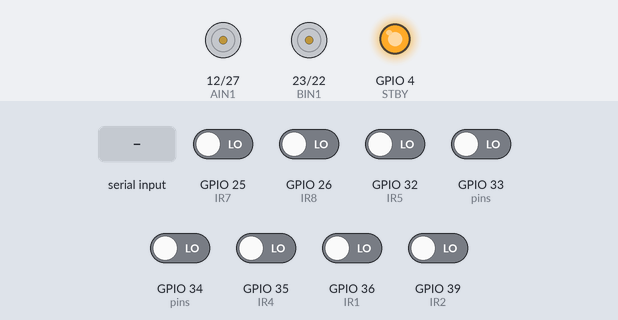
Recording of a sketch running on a simulated ESP32. On the bench: motor-driver pin pairs drawn as motors (green arrow = first pin HIGH = forward, orange = second pin HIGH = backward, longer = more drive, scaled by the enable pin, stopped while the standby pin is LOW), output pins drawn as LEDs (lit = HIGH). The test bench sets the inputs (shaded band); at power-on: GPIO 25 (IR7), GPIO 26 (IR8), GPIO 32 (IR5), GPIO 33 (pins), GPIO 34 (pins), GPIO 35 (IR4), GPIO 36 (IR1), GPIO 39 (IR2) LOW. Nothing arrives over Bluetooth unless stated.

Above: at 1.2 s.
1.3 s: "START\n" received over the second serial link
At 2.5 s:
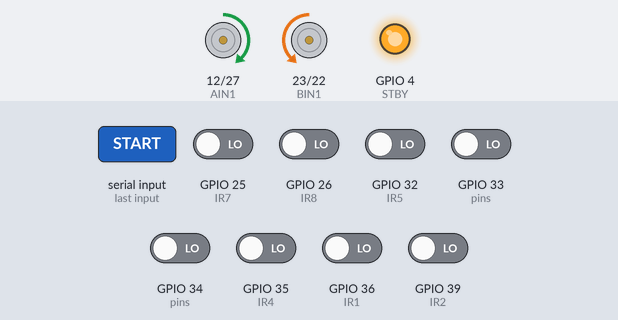
2.8 s: GPIO 25 (IR7) driven HIGH
At 3.8 s:
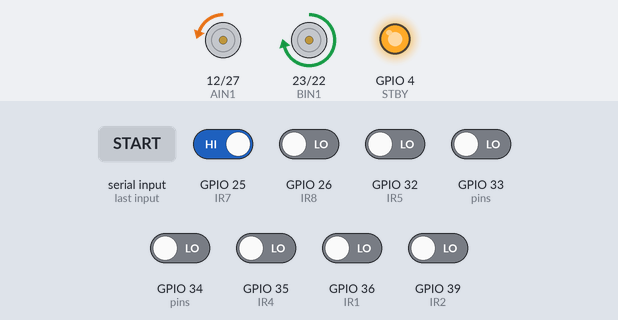
4.3 s: GPIO 32 (IR5) driven HIGH
5.8 s: GPIO 34 (pins) driven HIGH
At 6.1 s:
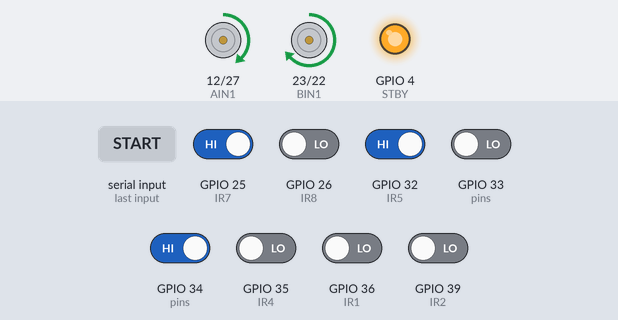
7.3 s: GPIO 33 (pins) driven HIGH
At 8.4 s:
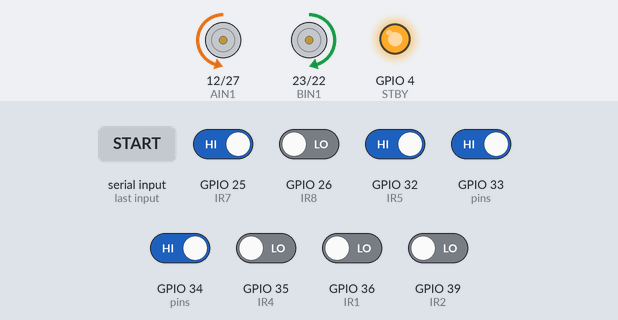
8.8 s: GPIO 25 (IR7) driven LOW
At 9.2 s:
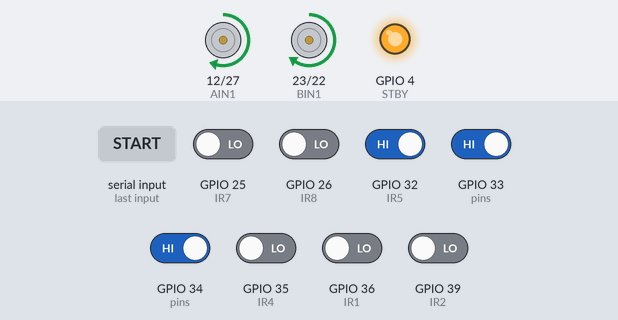
Timing chart, 0 to 11.3 s (numbered marks = the images above; inputs shaded):
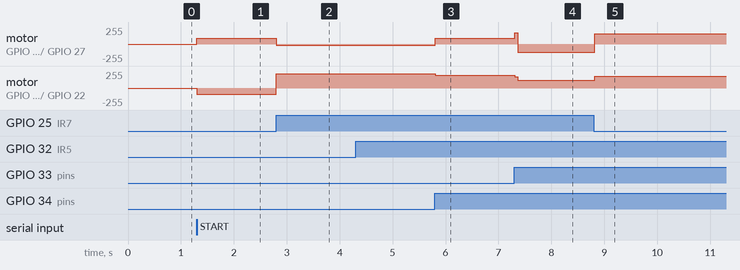

Measured:
- after the input at 1.3 s, motor on GPIO 12 (AIN1) / GPIO 27 (AIN2): stopped → forward 90/255 at once; motor on GPIO 23 (BIN1) / GPIO 22 (BIN2): stopped → backward 90/255 at once
- after the input at 2.8 s, motor on GPIO 12 (AIN1) / GPIO 27 (AIN2): forward 90/255 → backward 22/255 at once; motor on GPIO 23 (BIN1) / GPIO 22 (BIN2): backward 90/255 → forward 217/255 at once
- after the input at 5.8 s, motor on GPIO 12 (AIN1) / GPIO 27 (AIN2): backward 22/255 → forward 90/255 at once; motor on GPIO 23 (BIN1) / GPIO 22 (BIN2): forward 217/255 → forward 189/255 at once
- after the input at 7.3 s, motor on GPIO 12 (AIN1) / GPIO 27 (AIN2): forward 90/255 → forward 169/255 at once, → backward 120/255 0.06 s later; motor on GPIO 23 (BIN1) / GPIO 22 (BIN2): forward 189/255 → forward 169/255 at once, → forward 120/255 0.06 s later
- after the input at 8.8 s, motor on GPIO 12 (AIN1) / GPIO 27 (AIN2): backward 120/255 → forward 153/255 at once; motor on GPIO 23 (BIN1) / GPIO 22 (BIN2): forward 120/255 → forward 173/255 at once

The sketch:

linebot.ino
```cpp
#include "BluetoothSerial.h"
BluetoothSerial BT;

#define IR1 36
#define IR2 39
#define IR3 34
#define IR4 35
#define IR5 32
#define IR6 33
#define IR7 25
#define IR8 26

#define AIN1 12
#define AIN2 27
#define PWMA 14
#define BIN1 23
#define BIN2 22
#define PWMB 13
#define STBY 4

int pins[8] = {IR1, IR2, IR3, IR4, IR5, IR6, IR7, IR8};
int weight[8] = {-13, -7, -3, -1, 1, 3, 7, 13};

float Kp = 30;
float Ki = 0;
float Kd = 50;
float lastError = 0;
float integral = 0;
int baseSpeed = 170;
int recoverySpeed = 90;
int turnSpeed = 120;
int lastDirection = 0;
int lastEndSensor = 0;
bool running = false;

// --- NEW SCORING SYSTEM VARIABLES ---
int rightScore = 0;
int leftScore = 0;
const int SCORE_THRESHOLD = 4;           // Frames needed to commit to a turn
unsigned long lastTurnTime = 0;          // Tracks when the last turn ended
const unsigned long COOLDOWN_TIME = 300; // ms to ignore new junctions after turning
const int SCOOT_TIME = 60;               // ms to drive forward before pivoting

void setup()
{
  Serial.begin(115200);
  BT.begin("LineBot");
  pinMode(AIN1, OUTPUT);
  pinMode(AIN2, OUTPUT);
  pinMode(BIN1, OUTPUT);
  pinMode(BIN2, OUTPUT);
  pinMode(STBY, OUTPUT);
  digitalWrite(STBY, HIGH);
  ledcAttach(PWMA, 20000, 8);
  ledcAttach(PWMB, 20000, 8);
  for (int i = 0; i < 8; i++)
    pinMode(pins[i], INPUT);
  stopMotors();
  BT.println("LineBot Ready");
  BT.println("RIGHT PRIORITY with SCORING");
}

void loop()
{
  handleBluetooth();
  if (running)
    lineFollow();
  else
    stopMotors();
}

void handleBluetooth()
{
  if (!BT.available())
    return;
  String cmd = BT.readStringUntil('\n');
  cmd.trim();
  cmd.toUpperCase();
  if (cmd == "START")
  {
    running = true;
    lastError = 0;
    integral = 0;
    rightScore = 0;
    leftScore = 0;
    BT.println("OK: Started");
  }
  else if (cmd == "STOP")
  {
    running = false;
    stopMotors();
    BT.println("OK: Stopped");
  }
  else if (cmd == "STATUS")
  {
    sendStatus();
  }
  else if (cmd == "SENSORS")
  {
    sendSensors();
  }
  else if (cmd.startsWith("KP:"))
  {
    Kp = cmd.substring(3).toFloat();
    BT.print("OK: Kp = ");
    BT.println(Kp);
  }
  else if (cmd.startsWith("KI:"))
  {
    Ki = cmd.substring(3).toFloat();
    integral = 0;
    BT.print("OK: Ki = ");
    BT.println(Ki);
  }
  else if (cmd.startsWith("KD:"))
  {
    Kd = cmd.substring(3).toFloat();
    BT.print("OK: Kd = ");
    BT.println(Kd);
  }
  else if (cmd.startsWith("BASE:"))
  {
    baseSpeed = constrain((int)cmd.substring(5).toFloat(), 0, 255);
    BT.print("OK: Base Speed = ");
    BT.println(baseSpeed);
  }
  else if (cmd.startsWith("RECOVERY:"))
  {
    recoverySpeed = constrain((int)cmd.substring(9).toFloat(), 0, 255);
    BT.print("OK: Recovery Speed = ");
    BT.println(recoverySpeed);
  }
  else if (cmd.startsWith("TURN:"))
  {
    turnSpeed = constrain((int)cmd.substring(5).toFloat(), 0, 255);
    BT.print("OK: Turn Speed = ");
    BT.println(turnSpeed);
  }
  else
  {
    BT.print("ERR: Unknown command: ");
    BT.println(cmd);
  }
}

void sendStatus()
{
  BT.println("--- LineBot Status ---");
  BT.print("State          : ");
  BT.println(running ? "RUNNING" : "STOPPED");
  BT.print("Kp             : ");
  BT.println(Kp);
  BT.print("Ki             : ");
  BT.println(Ki);
  BT.print("Kd             : ");
  BT.println(Kd);
  BT.print("Base Speed     : ");
  BT.println(baseSpeed);
  BT.print("Turn Speed     : ");
  BT.println(turnSpeed);
  BT.println("----------------------");
}

void sendSensors()
{
  BT.print("SENSORS: ");
  for (int i = 0; i < 8; i++)
  {
    BT.print(digitalRead(pins[i]));
    if (i < 7)
      BT.print(",");
  }
  BT.println();
}

void lineFollow()
{
  int bin[8];
  long numerator = 0;
  long denominator = 0;

  for (int i = 0; i < 8; i++)
  {
    bin[i] = digitalRead(pins[i]);
    numerator += bin[i] * weight[i];
    denominator += bin[i];
  }

  if (bin[0] == 1) lastEndSensor = -1;
  if (bin[7] == 1) lastEndSensor = 1;

  // --- PHASE 4: Cooldown Check ---
  // Only evaluate junctions if we are outside the cooldown window
  if (millis() - lastTurnTime > COOLDOWN_TIME)
  {
    // --- PHASE 1: Accumulate Scores ---
    if (isRightJunction(bin)) {
      rightScore++;
    } else {
      rightScore = 0; // Decay immediately if no longer seen
    }

    if (isLeftJunction(bin)) {
      leftScore++;
    } else {
      leftScore = 0;
    }

    // --- PHASE 2: Commit (Right Priority) ---
    if (rightScore >= SCORE_THRESHOLD)
    {
      executeTurn('R');
      return;
    }
    else if (leftScore >= SCORE_THRESHOLD)
    {
      executeTurn('L');
      return;
    }
  }
  else
  {
    // Keep scores zeroed during cooldown
    rightScore = 0;
    leftScore = 0;
  }

  // --- Normal Line Following (Runs if no turn was triggered) ---
  if (denominator == 0)
  {
    recoverLine();
    return;
  }

  float error = (float)numerator / denominator;
  error = constrain(error, -5, 5);

  if (error > 0.5) lastDirection = 1;
  if (error < -0.5) lastDirection = -1;

  if (abs(error) < 2) integral += error;
  integral = constrain(integral, -100, 100);

  float derivative = error - lastError;
  derivative = constrain(derivative, -3, 3);
  lastError = error;

  float correction = (Kp * error) + (Ki * integral) + (Kd * derivative);
  correction = constrain(correction, -120, 120);

  int speedDrop = abs(correction) * 0.6;
  int leftSpeed = constrain(baseSpeed - correction - speedDrop, -255, 255);
  int rightSpeed = constrain(baseSpeed + correction - speedDrop, -255, 255);

  moveMotors(leftSpeed, rightSpeed);
  delayMicroseconds(1500);
}

// Helper function to manage Phase 2 and transitioning to Phase 3 & 4
void executeTurn(char dir)
{
  // 1. Scoot Forward: Gets the wheels aligned with the junction
  moveMotors(baseSpeed, baseSpeed);
  delay(SCOOT_TIME);

  // 2. Execute the turn (Phase 3)
  if (dir == 'R') turnRight();
  else turnLeft();

  // 3. Setup Cooldown (Phase 4)
  lastTurnTime = millis();
  rightScore = 0;
  leftScore = 0;
  integral = 0; // Reset PID memory so it doesn't snap wildly after turning
}

bool isRightJunction(int s[])
{
  int centerCount = s[2] + s[3] + s[4] + s[5];
  int rightCount = s[6] + s[7];
  return (centerCount >= 3 && rightCount >= 1);
}

bool isLeftJunction(int s[])
{
  int centerCount = s[2] + s[3] + s[4] + s[5];
  int leftCount = s[0] + s[1];
  return (centerCount >= 3 && leftCount >= 1);
}

void turnRight()
{
  moveMotors(-turnSpeed, +turnSpeed);
  unsigned long turnStart = millis();
  const unsigned long minTurnTime = 250;
  int confirmCount = 0;
  const int confirmNeeded = 3;

  while (running)
  {
    int s1 = digitalRead(IR1);
    int s2 = digitalRead(IR2);
    int s4 = digitalRead(IR4);
    int s5 = digitalRead(IR5);
    int s7 = digitalRead(IR7);
    int s8 = digitalRead(IR8);

    bool centerOnLine = (s4 || s5);
    bool outerClear = !(s1 || s2 || s7 || s8);

    if (millis() - turnStart >= minTurnTime && centerOnLine && outerClear)
    {
      confirmCount++;
      if (confirmCount >= confirmNeeded)
        break;
    }
    else
    {
      confirmCount = 0;
    }
  }
  delay(20);
}

void turnLeft()
{
  moveMotors(+turnSpeed, -turnSpeed);
  unsigned long turnStart = millis();
  const unsigned long minTurnTime = 250;
  int confirmCount = 0;
  const int confirmNeeded = 3;

  while (running)
  {
    int s1 = digitalRead(IR1);
    int s2 = digitalRead(IR2);
    int s4 = digitalRead(IR4);
    int s5 = digitalRead(IR5);
    int s7 = digitalRead(IR7);
    int s8 = digitalRead(IR8);

    bool centerOnLine = (s4 || s5);
    bool outerClear = !(s1 || s2 || s7 || s8);

    if (millis() - turnStart >= minTurnTime && centerOnLine && outerClear)
    {
      confirmCount++;
      if (confirmCount >= confirmNeeded)
        break;
    }
    else
    {
      confirmCount = 0;
    }
  }
  delay(20);
}

void recoverLine()
{
  if (lastEndSensor != 0)
  {
    if (lastEndSensor > 0)
      moveMotors(-recoverySpeed, recoverySpeed);
    else
      moveMotors(recoverySpeed, -recoverySpeed);
  }
  else
  {
    if (lastDirection > 0)
      moveMotors(-recoverySpeed, recoverySpeed);
    else
      moveMotors(recoverySpeed, -recoverySpeed);
  }
}

void moveMotors(int leftSpeed, int rightSpeed)
{
  if (leftSpeed >= 0)
  {
    digitalWrite(AIN1, HIGH);
    digitalWrite(AIN2, LOW);
  }
  else
  {
    digitalWrite(AIN1, LOW);
    digitalWrite(AIN2, HIGH);
    leftSpeed = -leftSpeed;
  }

  if (rightSpeed >= 0)
  {
    digitalWrite(BIN1, HIGH);
    digitalWrite(BIN2, LOW);
  }
  else
  {
    digitalWrite(BIN1, LOW);
    digitalWrite(BIN2, HIGH);
    rightSpeed = -rightSpeed;
  }

  ledcWrite(PWMA, leftSpeed);
  ledcWrite(PWMB, rightSpeed);
}

void stopMotors()
{
  ledcWrite(PWMA, 0);
  ledcWrite(PWMB, 0);
}
```
